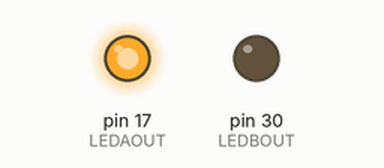
A sketch run on a simulated SparkFun Pro Micro, built with avr-gcc and run on an emulated ATmega32U4. On the bench: output pins drawn as LEDs (lit = HIGH).

Above: at 0.15 s.
Timing chart, 0 to 1.8 s (numbered marks = the images above):
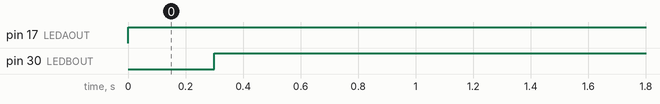

The sketch:

led.ino
```cpp
#define LEDAOUT DDRB |= _BV(0);
#define LEDBOUT DDRD |= _BV(5);
#define LEDAON  PORTB &= ~_BV(0);
#define LEDAOFF PORTB |=  _BV(0);
#define LEDBON  PORTD &= ~_BV(5);
#define LEDBOFF PORTD |=  _BV(5);
//PB0
//PD5
void setup() {
  LEDAOUT;
  LEDBOUT;
}
volatile int temp;
void loop() {
  LEDAON;
  for(int i=0;i<3;i++)
  {
    temp++;
  }
  //delay(300);
  LEDAOFF;
  delay(300);
  LEDBON;
  for(int i=0;i<3;i++)
  {
    temp++;
  }
  //delay(300);
  LEDBOFF;
  delay(300);
}
```

Measured:
- by itself, pin 17 (LEDAOUT): LOW → HIGH at 0.00 s
- by itself, pin 30 (LEDBOUT): LOW → HIGH at 0.30 s
